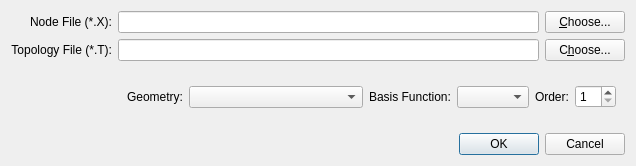
<?xml version="1.0" encoding="UTF-8"?>
<ui version="4.0">
 <class>ObjDialog</class>
 <widget class="QDialog" name="ObjDialog">
  <property name="geometry">
   <rect>
    <x>0</x>
    <y>0</y>
    <width>636</width>
    <height>166</height>
   </rect>
  </property>
  <property name="maximumSize">
   <size>
    <width>16777215</width>
    <height>201</height>
   </size>
  </property>
  <property name="windowTitle">
   <string>Choose Cheart Input Files</string>
  </property>
  <layout class="QGridLayout" name="gridLayout">
   <item row="7" column="3">
    <widget class="QDialogButtonBox" name="buttonBox">
     <property name="orientation">
      <enum>Qt::Horizontal</enum>
     </property>
     <property name="standardButtons">
      <set>QDialogButtonBox::Cancel|QDialogButtonBox::Ok</set>
     </property>
    </widget>
   </item>
   <item row="3" column="0">
    <widget class="QLabel" name="label">
     <property name="sizePolicy">
      <sizepolicy hsizetype="Preferred" vsizetype="Minimum">
       <horstretch>0</horstretch>
       <verstretch>0</verstretch>
      </sizepolicy>
     </property>
     <property name="maximumSize">
      <size>
       <width>16777215</width>
       <height>20</height>
      </size>
     </property>
     <property name="text">
      <string>Node File (*.X):</string>
     </property>
     <property name="alignment">
      <set>Qt::AlignRight|Qt::AlignTrailing|Qt::AlignVCenter</set>
     </property>
    </widget>
   </item>
   <item row="4" column="0">
    <widget class="QLabel" name="label_2">
     <property name="text">
      <string>Topology File (*.T):</string>
     </property>
     <property name="alignment">
      <set>Qt::AlignRight|Qt::AlignTrailing|Qt::AlignVCenter</set>
     </property>
    </widget>
   </item>
   <item row="4" column="3">
    <layout class="QHBoxLayout" name="horizontalLayout_2">
     <item>
      <widget class="QLineEdit" name="tfile"/>
     </item>
     <item>
      <widget class="QPushButton" name="tchoose">
       <property name="text">
        <string>C&amp;hoose...</string>
       </property>
      </widget>
     </item>
    </layout>
   </item>
   <item row="3" column="3">
    <layout class="QHBoxLayout" name="horizontalLayout_3">
     <item>
      <widget class="QLineEdit" name="xfile">
       <property name="sizePolicy">
        <sizepolicy hsizetype="Expanding" vsizetype="Fixed">
         <horstretch>0</horstretch>
         <verstretch>0</verstretch>
        </sizepolicy>
       </property>
       <property name="minimumSize">
        <size>
         <width>0</width>
         <height>0</height>
        </size>
       </property>
      </widget>
     </item>
     <item>
      <widget class="QPushButton" name="xchoose">
       <property name="maximumSize">
        <size>
         <width>100</width>
         <height>16777215</height>
        </size>
       </property>
       <property name="text">
        <string>&amp;Choose...</string>
       </property>
      </widget>
     </item>
    </layout>
   </item>
   <item row="6" column="3">
    <widget class="QWidget" name="widget" native="true">
     <layout class="QHBoxLayout" name="horizontalLayout">
      <item>
       <widget class="QLabel" name="label_5">
        <property name="text">
         <string>Geometry:</string>
        </property>
       </widget>
      </item>
      <item>
       <widget class="QComboBox" name="geomBox">
        <property name="sizePolicy">
         <sizepolicy hsizetype="Expanding" vsizetype="Fixed">
          <horstretch>0</horstretch>
          <verstretch>0</verstretch>
         </sizepolicy>
        </property>
       </widget>
      </item>
      <item>
       <widget class="QLabel" name="label_3">
        <property name="text">
         <string>Basis Function:</string>
        </property>
       </widget>
      </item>
      <item>
       <widget class="QComboBox" name="basisBox"/>
      </item>
      <item>
       <widget class="QLabel" name="label_4">
        <property name="text">
         <string>Order:</string>
        </property>
       </widget>
      </item>
      <item>
       <widget class="QSpinBox" name="orderBox">
        <property name="minimum">
         <number>1</number>
        </property>
        <property name="maximum">
         <number>20</number>
        </property>
       </widget>
      </item>
     </layout>
    </widget>
   </item>
  </layout>
 </widget>
 <resources/>
 <connections>
  <connection>
   <sender>buttonBox</sender>
   <signal>accepted()</signal>
   <receiver>ObjDialog</receiver>
   <slot>accept()</slot>
   <hints>
    <hint type="sourcelabel">
     <x>248</x>
     <y>254</y>
    </hint>
    <hint type="destinationlabel">
     <x>157</x>
     <y>274</y>
    </hint>
   </hints>
  </connection>
  <connection>
   <sender>buttonBox</sender>
   <signal>rejected()</signal>
   <receiver>ObjDialog</receiver>
   <slot>reject()</slot>
   <hints>
    <hint type="sourcelabel">
     <x>316</x>
     <y>260</y>
    </hint>
    <hint type="destinationlabel">
     <x>286</x>
     <y>274</y>
    </hint>
   </hints>
  </connection>
 </connections>
</ui>
